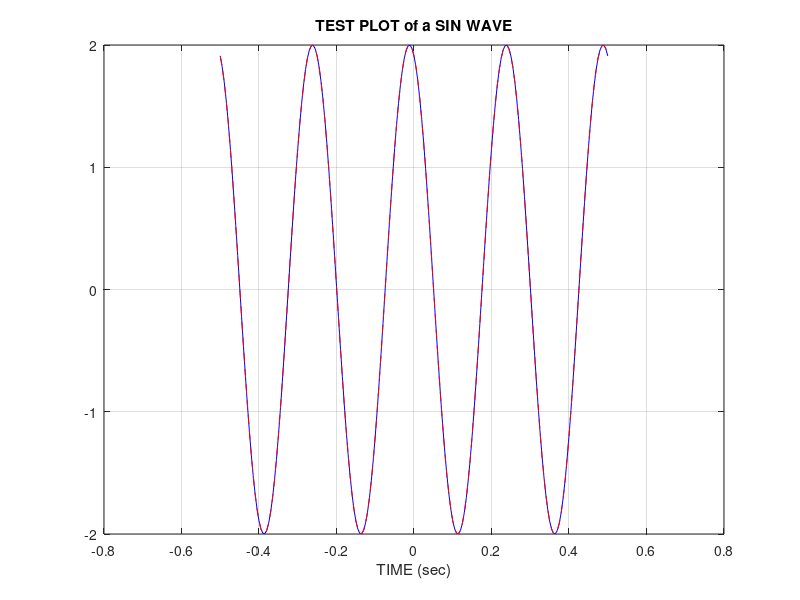

The MATLAB script that drew this image:
tt = -0.5 : 0.005 : 0.5;
xx = 2.* cos( 4*2*pi*tt + 0.3);
plot( tt, xx, 'b-', tt, xx, 'r--' ), grid on %<--- plot a sinusioid
      title('TEST PLOT of a SIN WAVE')
      xlabel('TIME (sec)')
      
      
     z= xx(2:2:length(xx))
     total = sum(z)
         
      
